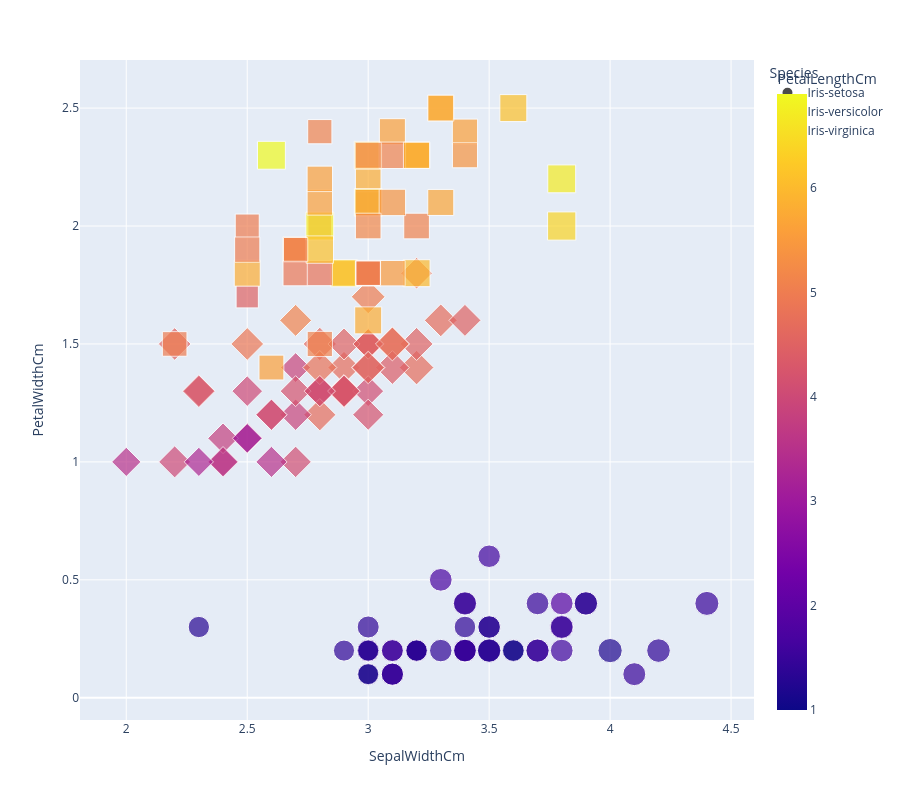

The cell this chart's notebook holds for it:
### Code cell
fig = px.scatter(data_frame=df, x="SepalWidthCm", y="PetalWidthCm", height=800, color="PetalLengthCm", symbol="Species", size="SepalLengthCm")
fig.show()

### Figure 1 — Plotly figure (JSON) as saved in the notebook; plotly's stock layout.template omitted (floating-point values rounded to 4 significant figures)
{"data": [{"hovertemplate": "Species=Iris-setosa<br>SepalWidthCm=%{x}<br>PetalWidthCm=%{y}<br>SepalLengthCm=%{marker.size}<br>PetalLengthCm=%{marker.color}<extra></extra>", "legendgroup": "Iris-setosa", "marker": {"color": [1.4, 1.4, 1.3, 1.5, 1.4, 1.7, 1.4, 1.5, 1.4, 1.5, 1.5, 1.6, 1.4, 1.1, 1.2, 1.5, 1.3, 1.4, 1.7, 1.5, 1.7, 1.5, 1, 1.7, 1.9, 1.6, 1.6, 1.5, 1.4, 1.6, 1.6, 1.5, 1.5, 1.4, 1.5, 1.2, 1.3, 1.5, 1.3, 1.5, 1.3, 1.3, 1.3, 1.6, 1.9, 1.4, 1.6, 1.4, 1.5, 1.4], "coloraxis": "coloraxis", "size": [5.1, 4.9, 4.7, 4.6, 5, 5.4, 4.6, 5, 4.4, 4.9, 5.4, 4.8, 4.8, 4.3, 5.8, 5.7, 5.4, 5.1, 5.7, 5.1, 5.4, 5.1, 4.6, 5.1, 4.8, 5, 5, 5.2, 5.2, 4.7, 4.8, 5.4, 5.2, 5.5, 4.9, 5, 5.5, 4.9, 4.4, 5.1, 5, 4.5, 4.4, 5, 5.1, 4.8, 5.1, 4.6, 5.3, 5], "sizemode": "area", "sizeref": 0.01975, "symbol": "circle"}, "mode": "markers", "name": "Iris-setosa", "orientation": "v", "showlegend": true, "type": "scatter", "x": [3.5, 3, 3.2, 3.1, 3.6, 3.9, 3.4, 3.4, 2.9, 3.1, 3.7, 3.4, 3, 3, 4, 4.4, 3.9, 3.5, 3.8, 3.8, 3.4, 3.7, 3.6, 3.3, 3.4, 3, 3.4, 3.5, 3.4, 3.2, 3.1, 3.4, 4.1, 4.2, 3.1, 3.2, 3.5, 3.1, 3, 3.4, 3.5, 2.3, 3.2, 3.5, 3.8, 3, 3.8, 3.2, 3.7, 3.3], "xaxis": "x", "y": [0.2, 0.2, 0.2, 0.2, 0.2, 0.4, 0.3, 0.2, 0.2, 0.1, 0.2, 0.2, 0.1, 0.1, 0.2, 0.4, 0.4, 0.3, 0.3, 0.3, 0.2, 0.4, 0.2, 0.5, 0.2, 0.2, 0.4, 0.2, 0.2, 0.2, 0.2, 0.4, 0.1, 0.2, 0.1, 0.2, 0.2, 0.1, 0.2, 0.2, 0.3, 0.3, 0.2, 0.6, 0.4, 0.3, 0.2, 0.2, 0.2, 0.2], "yaxis": "y"}, {"hovertemplate": "Species=Iris-versicolor<br>SepalWidthCm=%{x}<br>PetalWidthCm=%{y}<br>SepalLengthCm=%{marker.size}<br>PetalLengthCm=%{marker.color}<extra></extra>", "legendgroup": "Iris-versicolor", "marker": {"color": [4.7, 4.5, 4.9, 4, 4.6, 4.5, 4.7, 3.3, 4.6, 3.9, 3.5, 4.2, 4, 4.7, 3.6, 4.4, 4.5, 4.1, 4.5, 3.9, 4.8, 4, 4.9, 4.7, 4.3, 4.4, 4.8, 5, 4.5, 3.5, 3.8, 3.7, 3.9, 5.1, 4.5, 4.5, 4.7, 4.4, 4.1, 4, 4.4, 4.6, 4, 3.3, 4.2, 4.2, 4.2, 4.3, 3, 4.1], "coloraxis": "coloraxis", "size": [7, 6.4, 6.9, 5.5, 6.5, 5.7, 6.3, 4.9, 6.6, 5.2, 5, 5.9, 6, 6.1, 5.6, 6.7, 5.6, 5.8, 6.2, 5.6, 5.9, 6.1, 6.3, 6.1, 6.4, 6.6, 6.8, 6.7, 6, 5.7, 5.5, 5.5, 5.8, 6, 5.4, 6, 6.7, 6.3, 5.6, 5.5, 5.5, 6.1, 5.8, 5, 5.6, 5.7, 5.7, 6.2, 5.1, 5.7], "sizemode": "area", "sizeref": 0.01975, "symbol": "diamond"}, "mode": "markers", "name": "Iris-versicolor", "orientation": "v", "showlegend": true, "type": "scatter", "x": [3.2, 3.2, 3.1, 2.3, 2.8, 2.8, 3.3, 2.4, 2.9, 2.7, 2, 3, 2.2, 2.9, 2.9, 3.1, 3, 2.7, 2.2, 2.5, 3.2, 2.8, 2.5, 2.8, 2.9, 3, 2.8, 3, 2.9, 2.6, 2.4, 2.4, 2.7, 2.7, 3, 3.4, 3.1, 2.3, 3, 2.5, 2.6, 3, 2.6, 2.3, 2.7, 3, 2.9, 2.9, 2.5, 2.8], "xaxis": "x", "y": [1.4, 1.5, 1.5, 1.3, 1.5, 1.3, 1.6, 1, 1.3, 1.4, 1, 1.5, 1, 1.4, 1.3, 1.4, 1.5, 1, 1.5, 1.1, 1.8, 1.3, 1.5, 1.2, 1.3, 1.4, 1.4, 1.7, 1.5, 1, 1.1, 1, 1.2, 1.6, 1.5, 1.6, 1.5, 1.3, 1.3, 1.3, 1.2, 1.4, 1.2, 1, 1.3, 1.2, 1.3, 1.3, 1.1, 1.3], "yaxis": "y"}, {"hovertemplate": "Species=Iris-virginica<br>SepalWidthCm=%{x}<br>PetalWidthCm=%{y}<br>SepalLengthCm=%{marker.size}<br>PetalLengthCm=%{marker.color}<extra></extra>", "legendgroup": "Iris-virginica", "marker": {"color": [6, 5.1, 5.9, 5.6, 5.8, 6.6, 4.5, 6.3, 5.8, 6.1, 5.1, 5.3, 5.5, 5, 5.1, 5.3, 5.5, 6.7, 6.9, 5, 5.7, 4.9, 6.7, 4.9, 5.7, 6, 4.8, 4.9, 5.6, 5.8, 6.1, 6.4, 5.6, 5.1, 5.6, 6.1, 5.6, 5.5, 4.8, 5.4, 5.6, 5.1, 5.1, 5.9, 5.7, 5.2, 5, 5.2, 5.4, 5.1], "coloraxis": "coloraxis", "size": [6.3, 5.8, 7.1, 6.3, 6.5, 7.6, 4.9, 7.3, 6.7, 7.2, 6.5, 6.4, 6.8, 5.7, 5.8, 6.4, 6.5, 7.7, 7.7, 6, 6.9, 5.6, 7.7, 6.3, 6.7, 7.2, 6.2, 6.1, 6.4, 7.2, 7.4, 7.9, 6.4, 6.3, 6.1, 7.7, 6.3, 6.4, 6, 6.9, 6.7, 6.9, 5.8, 6.8, 6.7, 6.7, 6.3, 6.5, 6.2, 5.9], "sizemode": "area", "sizeref": 0.01975, "symbol": "square"}, "mode": "markers", "name": "Iris-virginica", "orientation": "v", "showlegend": true, "type": "scatter", "x": [3.3, 2.7, 3, 2.9, 3, 3, 2.5, 2.9, 2.5, 3.6, 3.2, 2.7, 3, 2.5, 2.8, 3.2, 3, 3.8, 2.6, 2.2, 3.2, 2.8, 2.8, 2.7, 3.3, 3.2, 2.8, 3, 2.8, 3, 2.8, 3.8, 2.8, 2.8, 2.6, 3, 3.4, 3.1, 3, 3.1, 3.1, 3.1, 2.7, 3.2, 3.3, 3, 2.5, 3, 3.4, 3], "xaxis": "x", "y": [2.5, 1.9, 2.1, 1.8, 2.2, 2.1, 1.7, 1.8, 1.8, 2.5, 2, 1.9, 2.1, 2, 2.4, 2.3, 1.8, 2.2, 2.3, 1.5, 2.3, 2, 2, 1.8, 2.1, 1.8, 1.8, 1.8, 2.1, 1.6, 1.9, 2, 2.2, 1.5, 1.4, 2.3, 2.4, 1.8, 1.8, 2.1, 2.4, 2.3, 1.9, 2.3, 2.5, 2.3, 1.9, 2, 2.3, 1.8], "yaxis": "y"}], "layout": {"coloraxis": {"colorbar": {"title": {"text": "PetalLengthCm"}}, "colorscale": [[0, "#0d0887"], [0.1111, "#46039f"], [0.2222, "#7201a8"], [0.3333, "#9c179e"], [0.4444, "#bd3786"], [0.5556, "#d8576b"], [0.6667, "#ed7953"], [0.7778, "#fb9f3a"], [0.8889, "#fdca26"], [1, "#f0f921"]]}, "height": 800, "legend": {"itemsizing": "constant", "title": {"text": "Species"}, "tracegroupgap": 0}, "margin": {"t": 60}, "xaxis": {"anchor": "y", "domain": [0, 1], "title": {"text": "SepalWidthCm"}}, "yaxis": {"anchor": "x", "domain": [0, 1], "title": {"text": "PetalWidthCm"}}}}
